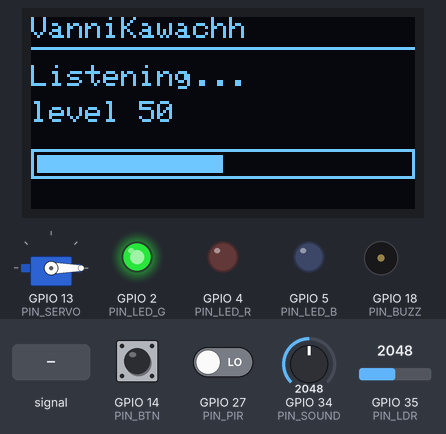
Simulated run of this sketch. Board: ESP32. Shown: servo, 128×64 one-colour display, output pins drawn as LEDs (lit = HIGH), buzzer (waves = sounding). The test bench sets the inputs (shaded band); at power-on: GPIO 35 (PIN_LDR) = 2048, GPIO 27 (PIN_PIR) LOW, GPIO 14 (PIN_BTN) HIGH, GPIO 34 (PIN_SOUND) = 2048. What the sketch prints to the serial monitor is not drawn.

Above: at 1.2 s.
1.3 s: GPIO 34 (PIN_SOUND) fed a 200 Hz sine of ±1023 counts around its level
At 2.1 s:
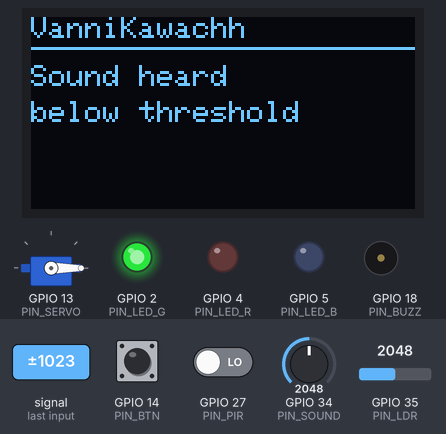
At 4.9 s:
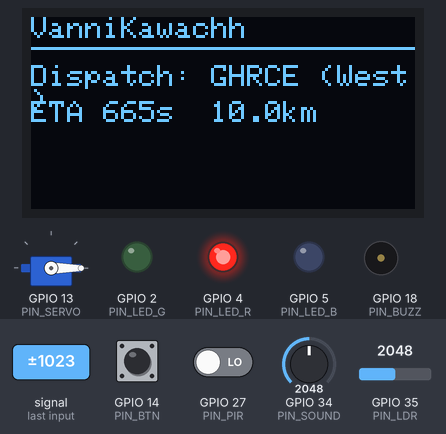
6.8 s: GPIO 35 (PIN_LDR) set to 3040
9.8 s: GPIO 27 (PIN_PIR) driven HIGH
At 11.4 s:
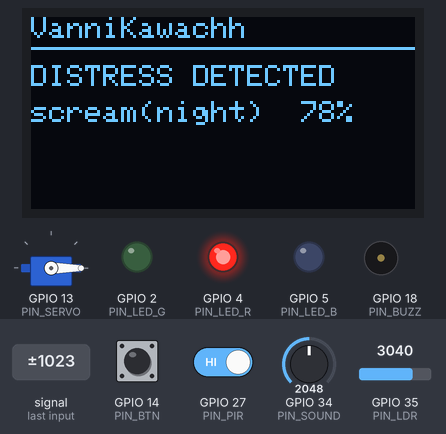
Timing chart, 0 to 20.9 s (numbered marks = the images above; inputs shaded):
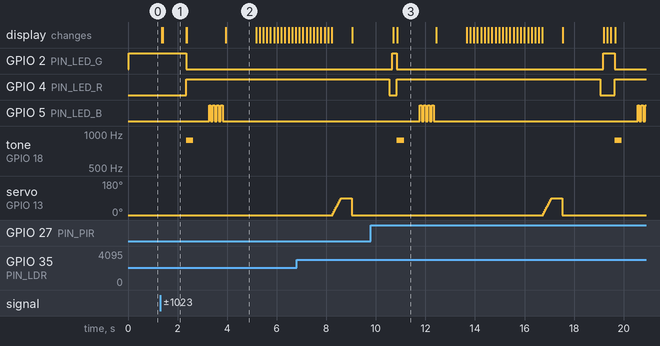

The sketch:

sketch.ino
```cpp
/*
  VanniKawachh -- single-board SYSTEM SIMULATION (Wokwi / Arduino-compatible)
  ==========================================================================
  This one ESP32 board plays the whole chain so a committee can watch it work:
     sense -> detect -> build alert (with GPS coords) -> decide -> drone -> kit

  HONEST NOTE (say this to your reviewers):
  A circuit simulator cannot put a real scream into a real microphone or run a
  CNN on live audio -- no simulator can. So here the "microphone loudness" is a
  POTENTIOMETER and the "scream" is the RED BUTTON. Everything after that point
  -- the detection thresholds, the day/night + motion fusion, the alert packet
  with the pole's GPS coordinates, the dispatch decision, and the drone response
  -- is the REAL logic running on the REAL microcontroller. The AI model itself
  is validated separately (Edge Impulse on the ESP32-S3 + the software pipeline
  demo). In the real product this board is only the NODE; the hub (Raspberry Pi
  + PANNs) and the drone (Pixhawk) are separate, already proven in software/SITL.
*/

#include <Wire.h>
#include <Adafruit_GFX.h>
#include <Adafruit_SSD1306.h>
#include <ESP32Servo.h>

// ---------- pins ----------
const int PIN_SOUND = 34;   // potentiometer  -> mic loudness  (0..4095)
const int PIN_LDR   = 35;   // photoresistor  -> ambient light (0..4095)
const int PIN_PIR   = 27;   // PIR motion sensor (0/1)
const int PIN_BTN   = 14;   // red button -> "scream now" (active low)
const int PIN_LED_G = 2;    // green: idle / listening
const int PIN_LED_R = 4;    // red:   distress confirmed
const int PIN_LED_B = 5;    // blue:  LoRa packet transmit
const int PIN_BUZZ  = 18;   // buzzer: siren cue
const int PIN_SERVO = 13;   // servo:  first-aid kit release

// ---------- node identity ----------
// A roadside pole node has a fixed, surveyed GPS location -- so the node knows
// exactly where the victim is without any GPS fix delay.
const char* NODE_ID  = "NODE-SITABULDI-01";
const float NODE_LAT = 21.1466;
const float NODE_LON = 79.0889;
const char* DRONE_BASE = "GHRCE (West)";   // nearest station (see hub/config.py)
const float DRONE_SPEED = 15.0;            // m/s cruise, for the ETA
const float BASE_LAT = 21.1051, BASE_LON = 79.0036;

// ---------- tuning (mirrors the real Stage-1 gate) ----------
const int   SOUND_THRESH = 2200;   // loudness above this starts a detection
const float DISPATCH_CONF = 0.60;  // fused confidence needed to launch a drone

Adafruit_SSD1306 oled(128, 64, &Wire, -1);
Servo kit;

// ---------- helpers ----------
double haversine_m(double la1, double lo1, double la2, double lo2) {
  const double R = 6371000.0, d2r = 0.017453292519943295;
  double p1 = la1 * d2r, p2 = la2 * d2r;
  double dp = (la2 - la1) * d2r, dl = (lo2 - lo1) * d2r;
  double a = sin(dp / 2) * sin(dp / 2) + cos(p1) * cos(p2) * sin(dl / 2) * sin(dl / 2);
  return 2 * R * asin(sqrt(a));
}

void banner(const char* line1, const char* line2, int bar = -1) {
  oled.clearDisplay();
  oled.setTextSize(1); oled.setTextColor(SSD1306_WHITE);
  oled.setCursor(0, 0);  oled.print("VanniKawachh");
  oled.drawFastHLine(0, 10, 128, SSD1306_WHITE);
  oled.setCursor(0, 16); oled.print(line1);
  oled.setCursor(0, 28); oled.print(line2);
  if (bar >= 0) {
    oled.drawRect(0, 44, 128, 10, SSD1306_WHITE);
    oled.fillRect(2, 46, (int)(124.0 * bar / 100.0), 6, SSD1306_WHITE);
  }
  oled.display();
}

void setup() {
  Serial.begin(115200);
  pinMode(PIN_PIR, INPUT);
  pinMode(PIN_BTN, INPUT_PULLUP);
  pinMode(PIN_LED_G, OUTPUT);
  pinMode(PIN_LED_R, OUTPUT);
  pinMode(PIN_LED_B, OUTPUT);
  pinMode(PIN_BUZZ, OUTPUT);
  kit.attach(PIN_SERVO);
  kit.write(0);                       // kit latched
  Wire.begin(21, 22);
  oled.begin(SSD1306_SWITCHCAPVCC, 0x3C);
  Serial.println("[BOOT] VanniKawachh node online at " + String(NODE_ID));
  Serial.printf("[BOOT] pole location %.4f, %.4f\n", NODE_LAT, NODE_LON);
}

// ---------- the detection -> response sequence ----------
void respond(float conf, const char* event) {
  // 1) distress confirmed
  digitalWrite(PIN_LED_G, LOW);
  digitalWrite(PIN_LED_R, HIGH);
  tone(PIN_BUZZ, 880, 300);
  char l2[24]; snprintf(l2, sizeof(l2), "%s  %.0f%%", event, conf * 100);
  banner("DISTRESS DETECTED", l2);
  Serial.printf("[STAGE1] event=%s confidence=%.2f -> DISTRESS\n", event, conf);
  delay(900);

  // 2) transmit the sealed alert packet (this is the LoRa uplink)
  for (int i = 0; i < 4; i++) { digitalWrite(PIN_LED_B, HIGH); delay(80);
                                digitalWrite(PIN_LED_B, LOW);  delay(80); }
  Serial.println("[LoRa TX] {");
  Serial.printf("   \"node\": \"%s\",\n", NODE_ID);
  Serial.printf("   \"lat\": %.5f, \"lon\": %.5f,\n", NODE_LAT, NODE_LON);
  Serial.printf("   \"event\": \"%s\", \"confidence\": %.2f\n", event, conf);
  Serial.println("}");

  // 3) hub decision + nearest-drone dispatch
  double dist = haversine_m(BASE_LAT, BASE_LON, NODE_LAT, NODE_LON);
  int eta = (int)(dist / DRONE_SPEED);
  char l1[24]; snprintf(l1, sizeof(l1), "Dispatch: %s", DRONE_BASE);
  char e2[24]; snprintf(e2, sizeof(e2), "ETA %ds  %.1fkm", eta, dist / 1000.0);
  banner(l1, e2);
  Serial.printf("[HUB] dispatch nearest drone from %s (%.0f m, ETA %ds)\n",
                DRONE_BASE, dist, eta);
  delay(1200);

  // 4) drone en route (compressed animation of the flight)
  for (int p = 0; p <= 100; p += 5) {
    banner("Drone en route", "flying to victim", p);
    delay(120);
  }

  // 5) arrive + drop the first-aid kit
  banner("Arrived", "dropping kit...");
  Serial.println("[DRONE] over victim -> releasing first-aid kit");
  for (int a = 0; a <= 90; a += 10) { kit.write(a); delay(40); }
  delay(400);
  kit.write(0);
  banner("KIT DELIVERED", "returning to base", 100);
  Serial.println("[DRONE] kit delivered, RTL");
  delay(1500);

  // 6) reset
  digitalWrite(PIN_LED_R, LOW);
}

void loop() {
  int sound = analogRead(PIN_SOUND);          // mic loudness proxy
  int light = analogRead(PIN_LDR);            // ambient light
  bool motion = digitalRead(PIN_PIR);
  bool button = (digitalRead(PIN_BTN) == LOW);

  digitalWrite(PIN_LED_G, HIGH);              // listening
  int level = map(sound, 0, 4095, 0, 100);
  char l2[24]; snprintf(l2, sizeof(l2), "level %d  %s", level, motion ? "motion" : "     ");
  banner("Listening...", l2, level);

  if (button || sound > SOUND_THRESH) {
    // fuse the cues into a confidence, the way the node's Stage-1 gate does:
    // loud sound is the driver; darkness and motion raise the score.
    float conf = constrain(sound / 4095.0, 0, 1);
    if (light > 3000) conf += 0.12;           // dark scene (night) -> riskier
    if (motion)       conf += 0.10;           // someone is there
    if (button)       conf = max(conf, 0.85f);// explicit scream press
    conf = constrain(conf, 0, 1);

    const char* event = (light > 3000) ? "scream(night)" : "scream";
    if (conf >= DISPATCH_CONF) respond(conf, event);
    else {
      banner("Sound heard", "below threshold");
      Serial.printf("[STAGE1] conf=%.2f < %.2f -> ignore\n", conf, DISPATCH_CONF);
      delay(800);
    }
  }
  delay(120);
}
```

Measured:
- after the input at 1.3 s, GPIO 2 (PIN_LED_G): HIGH → LOW after 1.0 s; GPIO 4 (PIN_LED_R): LOW → HIGH after 1.0 s
- after the input at 9.8 s, the display: first changes after 0.90 s (image 3 shows a later state)
- by itself, servo on GPIO 13 (PIN_SERVO): rises from 0° to 90° in 0.32 s, then falls to 0° in 0.44 s
- what the display in image 1 shows lasts 0.9 s, from 1.4 s to 2.3 s
- what the display in image 2 shows lasts 1.3 s, from 3.9 s to 5.2 s
